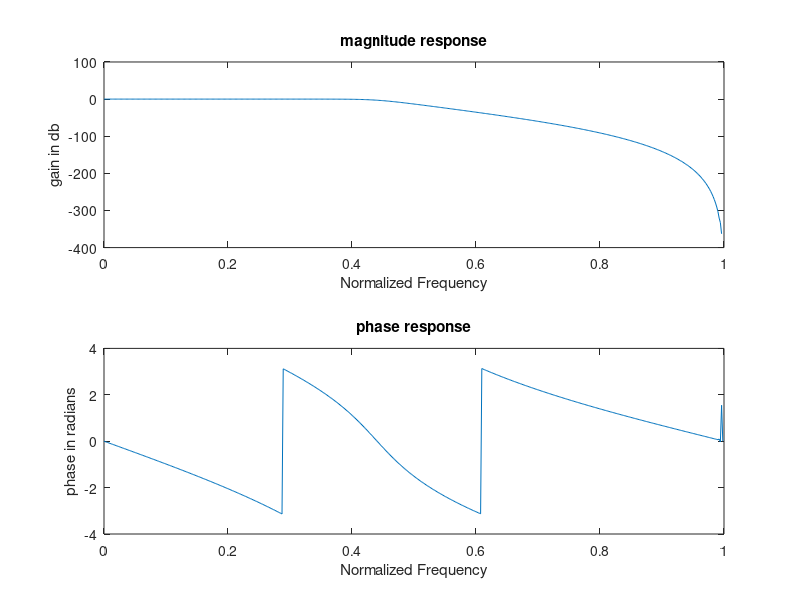

Source code (MATLAB): (Note: this script raises an error after producing the figure.)
% Program 8.1
% Design of filter using Bilinear Transformation

clc; clear all; close all;
fs=1000; % sampling frequency
fn=fs/2;
fc=300; % cutoff frequency
n=5;
[z,p,k]=butter(n,fc/fn);
b=k*poly(z); % zeros
a=poly(p); % poles
[h,om]=freqz(b,a,512,fs);
subplot(2,1,1),plot(om,20*log10(abs(h)));
xlabel('Normalized Frequency');
ylabel('gain in db');
title('magnitude response');
subplot(2,1,2),plot(om,angle(h));
xlabel('Normalized Frequency');
ylabel('phase in radians');
title('phase response');

% Program 8.2
% Butterworth low- pass filter

clc; clear all; close all;
alphas = 30; % pass band attenuation in dB
alphap = 0.5; % stop band attenuation in dB
fpass = 1000; % pass band frequency in Hz
fstop = 1500; % stop band frequency in Hz
fsam = 5000; % sampling frequency in Hz

wp = 2*fpass/fsam;
ws = 2*fstop/fsam; % pass band and stop band frequencies
[n,wn] = buttord(wp,ws,alphap,alphas); % minimal order, half- power frequency
[b,a] = butter(n,wn); % coefficients of designed filter
[h,w] = freqz(b,a);
subplot(2,1,1);plot(w/pi,20*log10(abs(h)));
xlabel('Normalized Frequency');
ylabel('gain in db');
title('magnitude response');
subplot(2,1,2);plot(w/pi,angle(h));
xlabel('Normalized Frequency');
ylabel('phase in radians');
title('phase response');

% Program 8.3
% Butterworth high-pass filter

clc; clear all; close all;
alphap = 50; % pass band attenuation in dB
alphas = 1; % stop band attenuation in dB
fp = 1050; % pass band frequency in Hz
fs = 600; % stop band frequency in Hz
fsam = 3500; % sampling frequency in Hz

wp = 2*fp/fsam;
ws = 2*fs/fsam;
[n,wn] = buttord(wp,ws,alphap,alphas); % minimal order, half- power frequency
[b,a] = butter(n,wn,'high'); % coefficients of the designed filter
[h,w] = freqz(b,a);
subplot(2,1,1),plot(w/pi,20*log10(abs(h)));
xlabel('Normalized Frequency');
ylabel('gain in db');
title('magnitude response');
subplot(2,1,2),plot(w/pi,angle(h));
xlabel('Normalized Frequency');
ylabel('phase in radians');
title('phase response');

% Program 8.4
% Butterworth band stop filter

clc; clear all; close all;
ws=[0.4 0.6]; % stop band frequency in radians
wp=[0.3 0.7]; % pass band frequency in radians
alphap=0.4; % pass band attenuation in dB
alphas=50; % stop band attenuation in dB

[n,wn] = buttord(wp,ws,alphap,alphas);
[b,a]=butter(n,wn,'stop');
[h,w] = freqz(b,a);
subplot(2,1,1);plot(w/pi,20*log10(abs(h)));
xlabel('Normalized Frequency');
ylabel('gain in db');
title('magnitude response');
subplot(2,1,2);plot(w/pi,angle(h));
xlabel('Normalized Frequency');
ylabel('phase in radians');
title('phase response');

% Program 8.5
% Chebyshev filter low-pass type-1

clc; clear all; close all;
alphap = 0.15; % pass band attenuation in dB
alphas = 0.9; % stop band attenuation in dB
wp = 0.3*pi; % pass band frequency in radians
ws = 0.5*pi; % stop band frequency in radians

[n,wn] = cheb1ord(wp/pi,ws/pi,alphap,alphas);
[b,a] = cheby1(n,alphap,wn); % coefficients of designed filter
[h,w] = freqz(b,a);
subplot(2,1,1);plot(w/pi,20*log10(abs(h)));
xlabel('Normalized Frequency');
ylabel('gain in db');
title('magnitude response');
subplot(2,1,2);plot(w/pi,angle(h));
xlabel('Normalized Frequency');
ylabel('phase in radians');
title('phase response');

% Program 8.6
% Chebyshev filter high-pass type-1

clc; clear all; close all;
alphap = 1; % pass band attenuation in dB
alphas = 15; % stop band attenuation in dB
wp = 0.3*pi; % pass band frequency in radians
ws = 0.2*pi; % stop band frequency in radians

[n,wn] = cheb1ord(wp/pi,ws/pi,alphap,alphas);
[b,a] = cheby1(n,alphap,wn,'high'); % coefficients of designed filter
[h,w] = freqz(b,a);
subplot(2,1,1),plot(w/pi,20*log10(abs(h)));
xlabel('Normalized Frequency');
ylabel('gain in db');
title('magnitude response');
subplot(2,1,2), plot(w/pi, angle(h));
xlabel('Normalized Frequency');
ylabel('phase in radians');
title('phase response');

% Program 8.7
% Chebyshev band pass filter type-1

clc; clear all; close all;
Wp = [60 200]/500;
Ws = [50 250]/500;
alphap = 3; % pass band attenuation in dB
alphas = 40; % stop band attenuation in dB

[n,Wp] = cheb1ord(Wp,Ws,alphap,alphas);
[b,a] = cheby1(n,alphap,Wp);
[h,w] = freqz(b,a);
subplot(2,1,1);plot(w/pi,20*log10(abs(h)));
xlabel('Normalized Frequency');
ylabel('gain in db');
title('magnitude response');
subplot(2,1,2);plot(w/pi,angle(h));
xlabel('Normalized Frequency');
ylabel('phase in radians');
title('phase response');

% Program 8.8
% Chebyshev low- pass filter type- 2

clc; clear all; close all;
Wp = 40/500; % pass band frequency in radians
Ws = 150/500; % stop band frequency in radians
alphap = 3; % pass band attenuation in dB
alphas = 40; % stop band attenuation in dB

[n,Ws] = cheb2ord(Wp,Ws,alphap,alphas);
[b,a] = cheby2(n,alphas,Ws);
[h,w] = freqz(b,a);
subplot(2,1,1);plot(w/pi,20*log10(abs(h)));
xlabel('Normalized Frequency');
ylabel('gain in db');
title('magnitude response');
subplot(2,1,2);plot(w/pi,angle(h));
xlabel('Normalized Frequency');
ylabel('phase in radians');
title('phase response');

% Program 8.9
% Chebyshev band pass filter type-2

clc; clear all; close all;
Wp = [60 200]/500; % pass band frequency in radians
Ws = [50 250]/500; % stop band frequency in radians
alphap = 3; % pass band attenuation in dB
alphas = 40; % stop band attenuation in dB

[n,Ws] = cheb2ord(Wp,Ws,alphap,alphas);
[b,a] = cheby2(n,alphas,Ws);
[h,w] = freqz(b,a);
subplot(2,1,1);plot(w/pi,20*log10(abs(h)));
xlabel('Normalized Frequency');
ylabel('gain in db');
title('magnitude response');
subplot(2,1,2);plot(w/pi,angle(h));
xlabel('Normalized Frequency');
ylabel('phase in radians');
title('phase response');
